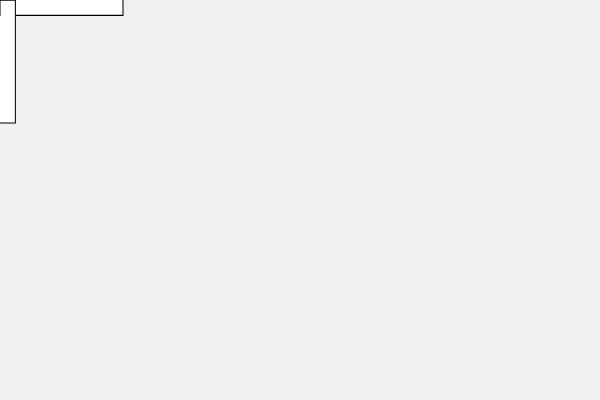
Frame 1 (no input)
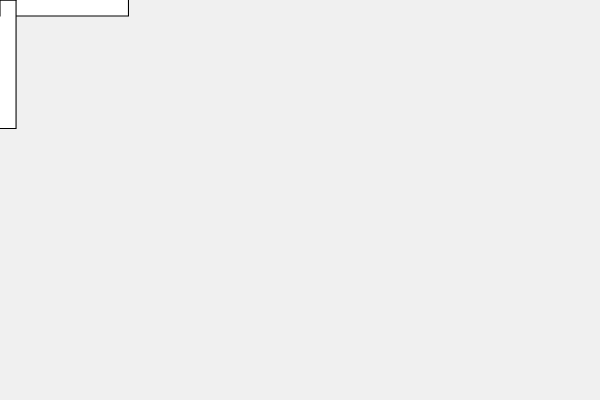
Frame 60 (no input)
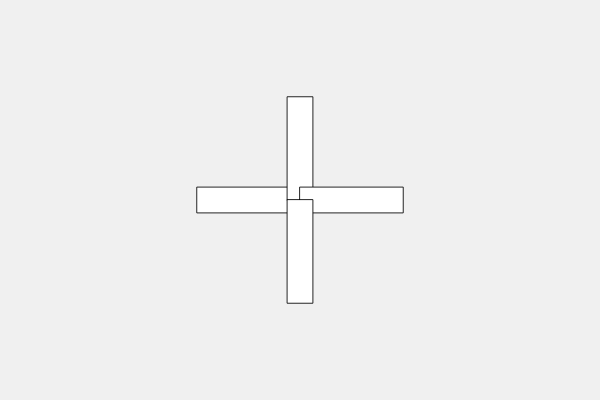
Frame 120 (the mouse pressed at the canvas centre since frame 60)

The p5.js sketch that drew these frames (run headless with seeded random() and noise() and a simulated clock; from frame 60 on, the mouse is pressed at the canvas centre):

// p5.js sketch
// ── sketch.js
function setup() {
 createCanvas(600, 400);
 rectMode(CENTER);
}

function draw() {
 background(240);

  // Figura controlada por mouse
  push();
  let theta = map(mouseX, 0, width, 0, TWO_PI);

  translate(mouseX, mouseY); // pivote en el mouse
  rotate(theta); // rotacion por mouse
  scale(1 + 0.5 * sin(frameCount * 0.05)); // escala animada

  for (let i = 0; i < 4; i++) {
    push();
    rotate(i * HALF_PI);
    rect(60, 0, 120, 30);
    pop();
  }

  pop();
}

/*¿Qué ocurre cuando el mouse está a la mitad? θ=π: El objeto gira 180°.
  ¿Por qué los resultados son diferentes? porque las transformaciones no conmutan

  1. ¿Por qué p5 usa radianes y no grados?
    Porque son la forma más natural en matemáticas y hacen que sin y cos funcionen directamente.
  2. ¿Qué propiedad matemática hace que la rotación conserve distancias?
    Porque es una isometria: solo gira, no cambia tamanio ni la forma.
  3. ¿Qué sucede si θ = π? 
    El objeto gira 180° y queda al reves.
 */
